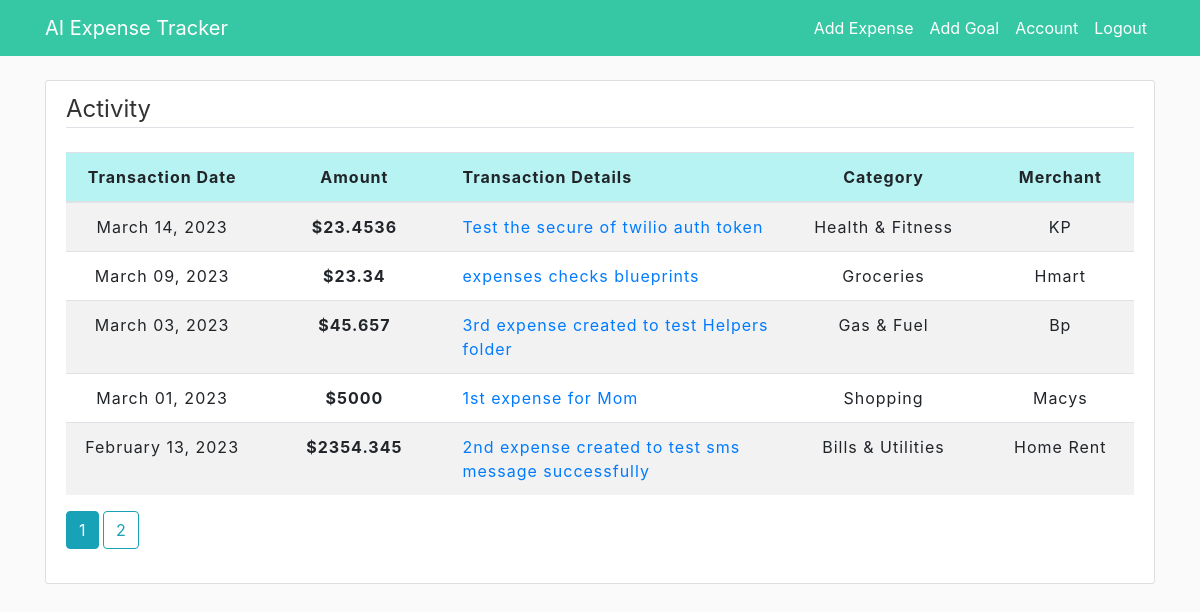
The page /home (signed in) on the database as committed earlier.
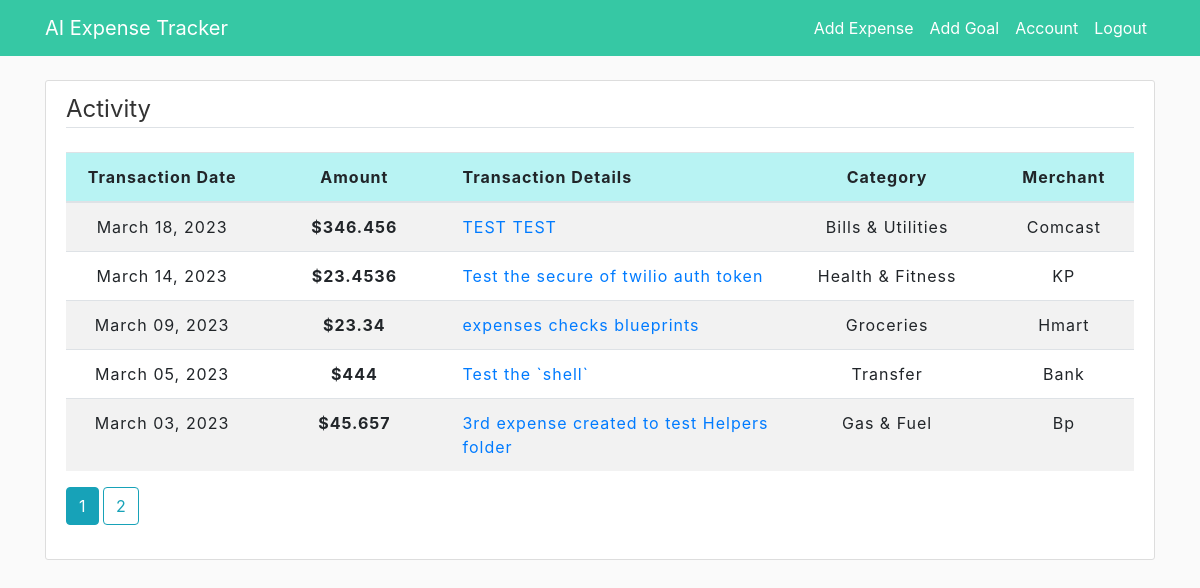
The same page on the database as committed later.
### app/models.py (models this page shows, shortened)
class Expense(db.Model):
    id = db.Column(db.Integer, primary_key=True)
    title = db.Column(db.String(100), nullable=False)
    amount = db.Column(db.Numeric(precision=8, asdecimal=False,
                       decimal_return_scale=2), nullable=False)
    date_spend = db.Column(db.DateTime, nullable=False)
    category = db.Column(db.String(20), nullable=False)
    merchant = db.Column(db.String(30), nullable=False)
    user_id = db.Column(db.Integer, db.ForeignKey('user.id'), nullable=False)
    date_posted = db.Column(db.DateTime, nullable=False)

### app/main/routes.py (the view)
@head.route("/home")
@login_required
def home():
    page = request.args.get('page', 1, type=int)
    expenses = Expense.query.order_by(
        Expense.date_spend.desc()).paginate(page=page, per_page=5)
    return render_template('home.html', expenses=expenses)

### app/models.py (called while the page is built)
@login_manager.user_loader
def load_user(user_id):
    return User.query.get(int(user_id))

### app/templates/home.html
{% extends "layout.html" %}
{% block content %}
    <div class="content-section">
        <legend class="border-bottom mb-4">Activity</legend>
        <div>
            <table id="data" class="table table-striped">
                <thead>
                    <tr class="table-header">
                      <th class="text-center">Transaction Date</th>
                      <th class="text-center">Amount</th>
                      <th>Transaction Details</th>
                      <th class="text-center">Category</th>
                      <th class="text-center">Merchant</th>
                    </tr>
                  </thead>
                  <tbody>
                    {% for expense in expenses.items %}
                      <tr class="table-row">
                        <td class="text-center" style="width: 18%;">{{ expense.date_spend.strftime("%B %d, %Y") }}</td>
                        <th class="text-center" style="width: 18%;">${{ expense.amount }}</th>
                        <td class="text-wrap"><a href="{{ url_for('expenses.expense', expense_id=expense.id) }}">{{ expense.title }}</a></td>
                        <td class="text-center">{{ expense.category }}</td>
                        <td class="text-center">{{ expense.merchant }}</td>
                      </tr>
                    {% endfor %}
                  </tbody>
            </table>
        </div>
        {% for page_num in expenses.iter_pages(left_edge=1, right_edge=1, left_current=1, right_current=2) %}
          {% if page_num %}
            {% if expenses.page == page_num %}
              <a class="btn btn-info mb-4" href="{{ url_for('head.home', page=page_num) }}">{{ page_num }}</a>
            {% else %}
              <a class="btn btn-outline-info mb-4" href="{{ url_for('head.home', page=page_num) }}">{{ page_num }}</a>
            {% endif %}
          {% else %}
            ...
          {% endif %}
        {% endfor %}
   </div>
{% endblock content %}

### app/templates/layout.html (shortened to what this page needs)
<!DOCTYPE html>
<html>
    <head>
        <link rel="stylesheet" href="https://cdn.jsdelivr.net/npm/bootstrap@4.3.1/dist/css/bootstrap.min.css">
        <link rel="stylesheet" type="text/css" href="https://cdn.datatables.net/1.13.3/css/dataTables.bootstrap5.min.css">
        <link rel="stylesheet" type="text/css" href="{{ url_for('static', filename='main.css') }}">
    </head>
    <body>
        <header class="site-header">
            <nav class="navbar navbar-expand-md navbar-dark bg-steel fixed-top">
                <div class="container">
                    {% if current_user.is_authenticated %}
                        <a class="navbar-brand mr-4" href="/home">AI Expense Tracker</a>
                    {% else %}
                        <a class="navbar-brand mr-4" href="/">AI Expense Tracker</a>
                    {% endif %}
                    <div class="collapse navbar-collapse" id="navbarToggle">
                        <div class="navbar-nav ml-auto">
                            {% if current_user.is_authenticated %}
                                <a class="nav-item nav-link" href="{{ url_for('expenses.new_expense') }}">Add Expense</a>
                                <a class="nav-item nav-link" href="{{ url_for('budgets.new_goal') }}">Add Goal</a>
                                <a class="nav-item nav-link" href="{{ url_for('users.account') }}">Account</a>
                                <a class="nav-item nav-link" href="{{ url_for('users.logout') }}">Logout</a>
                            {% else %}
                                <a class="nav-item nav-link" href="{{ url_for('users.login') }}">Login</a>
                                <a class="nav-item nav-link" href="{{ url_for('users.register') }}">Register</a>
                            {% endif %}
                        </div>
                    </div>
                </div>
          </nav>
        </header>
        <main role="main" class="container">
            {% block content %}{% endblock %}
        </main>
    </body>
</html>

### app/static/main.css (style rules this page uses)
body { background: #fafafa; color: #333333; margin-top: 5rem; }
.bg-steel { background-color: rgb(54, 200, 164); }
.site-header .navbar-nav .nav-link { color: white; }
.content-section { background: #ffffff; padding: 10px 20px; border: 1px solid #dddddd; border-radius: 3px; margin-top: 50px; margin-bottom: 20px; }
.table { width: 100%; border-spacing: 0; letter-spacing: 1px; }
.table-header { background-color: #b8f3f3; padding: 5px 5px; }
.table-row:nth-child(even) { background-color: #ffffff; }
.text-center { text-align: center; }
.text-wrap { width: 330px; overflow: hidden; text-overflow: ellipsis; white-space: nowrap; }

Rows that differ between the two databases and show on the page:
no longer on this page (row unchanged): Expense: date_spend "March 01, 2023", amount "5000", title "1st expense for Mom", category "Shopping", merchant "Macys"
no longer on this page (row unchanged): Expense: date_spend "February 13, 2023", amount "2354.345", title "2nd expense created to test sms message successfully", category "Bills & Utilities", merchant "Home Rent"
added Expense: date_spend "March 18, 2023", amount "346.456", title "TEST TEST", category "Bills & Utilities", merchant "Comcast"
added Expense: date_spend "March 05, 2023", amount "444", title "Test the `shell`", category "Transfer", merchant "Bank"
